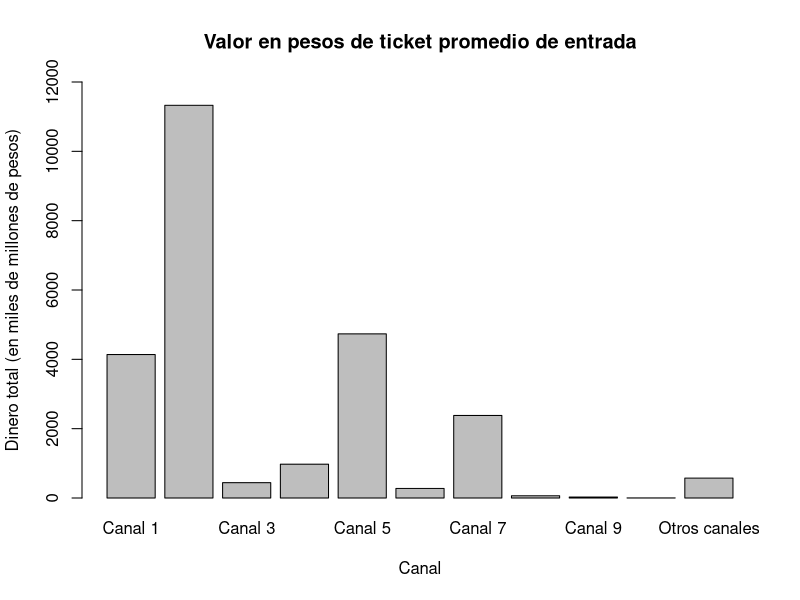
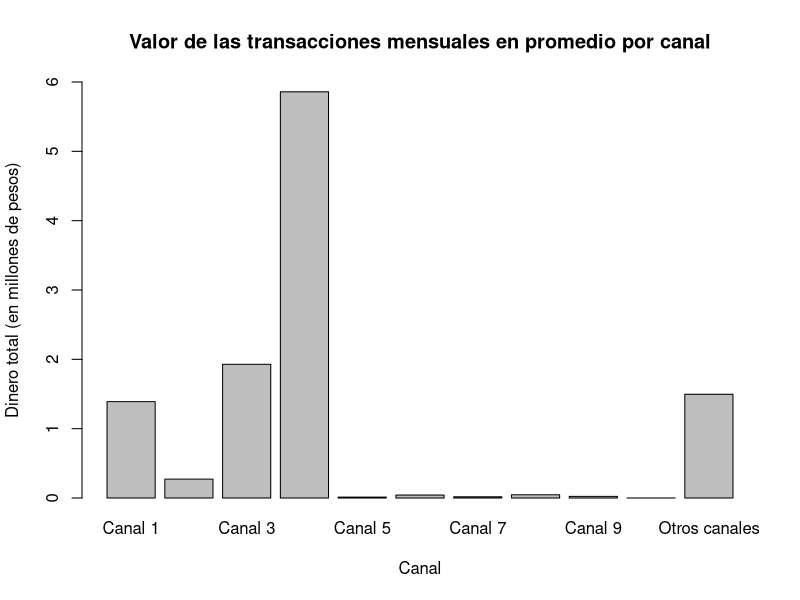
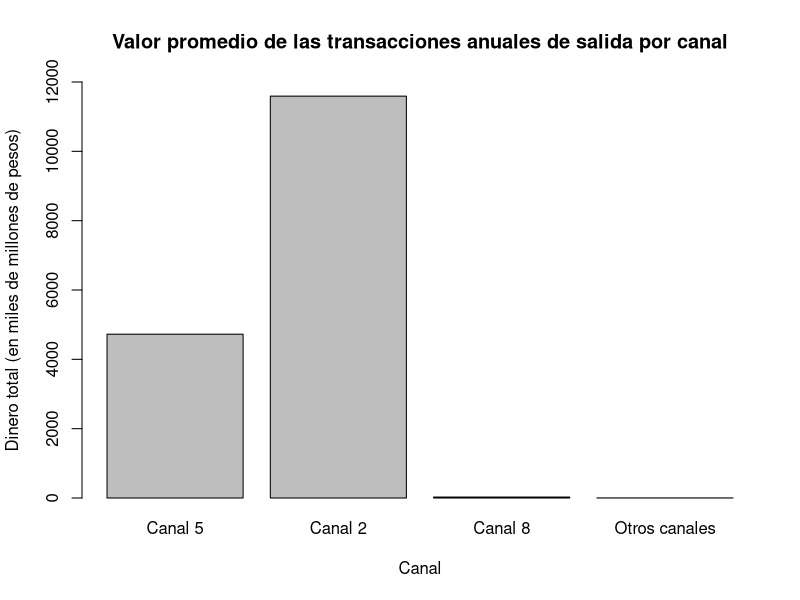
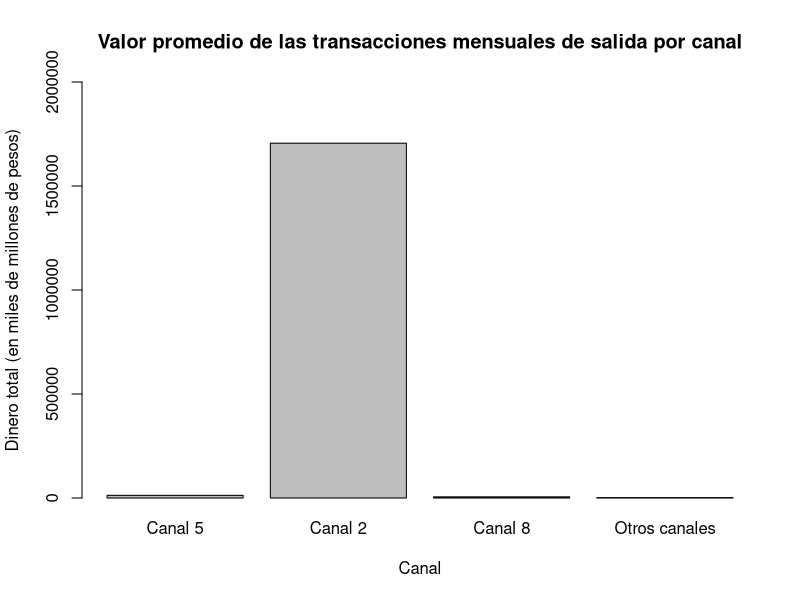
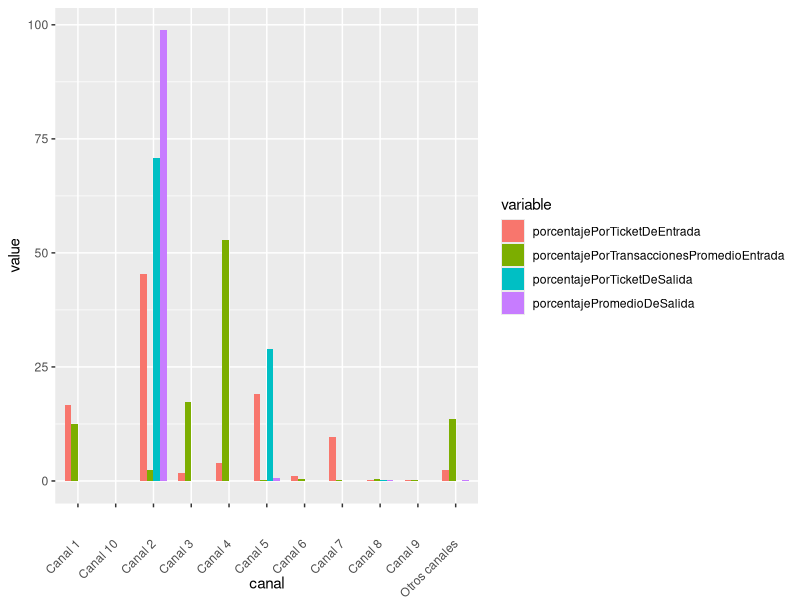
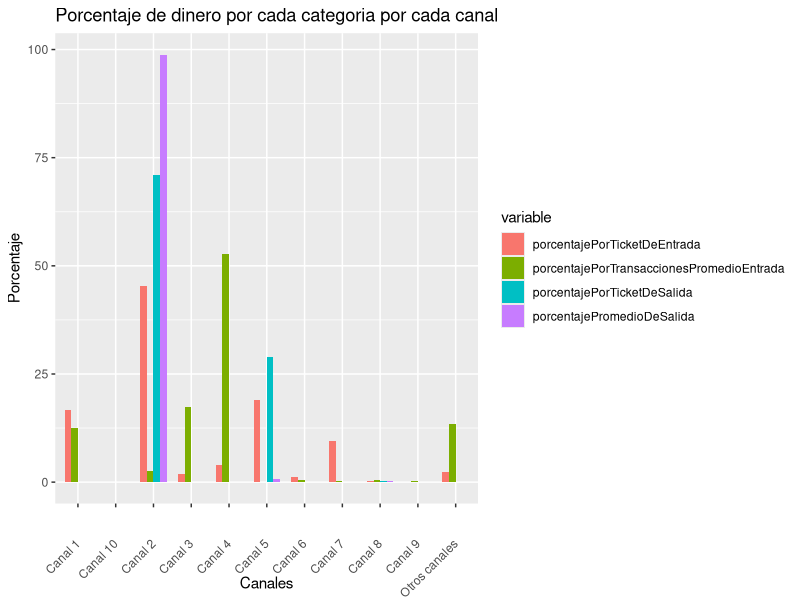

The R source for these figures, in order: (Note: this script raises an error after producing the figures.)
## ---- chunk 1
library(tidyverse)
datos = read.csv("base_trabajo_segmentacion.csv", sep=";") 
datos = datos[!duplicated(datos$nit),]

## ---- chunk 2
verTablaResumenPorCategoria <- function(df, titulo, titulosColumnas)
{
  tablaResumen <- df[, order(colSums(df), decreasing = T)] %>%
                  colSums() %>% 
                  format(scientific = F, big.mark = ",") %>%
                  knitr::kable(caption = titulo, col.names = titulosColumnas )
  return(tablaResumen)
}

obtenerTotalPorCategoria <- function(df)
{
  totalPorCategoria <- colSums(df)
  return(totalPorCategoria)
}

obtenerTotalPorCategoriaEnPorcentajes <- function(df)
{
  total <- obtenerTotalPorCategoria(df)
  totalPorCategoriaEnPorcentaje <- total/sum(total) * 100
  totalPorCategoriaEnPorcentaje <- round(totalPorCategoriaEnPorcentaje, 2)
  return(totalPorCategoriaEnPorcentaje)
}


crearAnalisisDescriptivoDeTickets <- function () 
{
  return(0)
}

## ---- chunk 3
valorPromedioTicketEntrada <-  datos[grep("en_vm.*", names(datos))] %>% 
                               setNames(c("Canal 1",
                                          "Canal 2",
                                          "Canal 3",
                                          "Canal 4",
                                          "Canal 5",
                                          "Canal 6",
                                          "Canal 7",
                                          "Canal 8",
                                          "Canal 9",
                                          "Canal 10",
                                          "Otros canales"))
## ---- chunk 4
tablaResumenTicketPromedioDeEntrada <- verTablaResumenPorCategoria(valorPromedioTicketEntrada, "Valor promedio del ticket de entrada por canal", c("ValorTotalPorCanales"))
tablaResumenTicketPromedioDeEntrada
## ---- chunk 5
totalPorCategoria <- obtenerTotalPorCategoria(valorPromedioTicketEntrada)
totalPorCategoriaPorMilesDeMillones <- totalPorCategoria/1000000000
barplot(totalPorCategoriaPorMilesDeMillones, ylim=c(0,12000),
        xlab="Canal", ylab="Dinero total (en miles de millones de pesos)", main="Valor en pesos de ticket promedio de entrada") 
## ---- chunk 6
#Total por porcentaje en cada canal
knitr::kable(obtenerTotalPorCategoriaEnPorcentajes(valorPromedioTicketEntrada), caption="Porcentaje de ingresos por canal", col.names="Porcentaje por canal")
## ---- chunk 7
clientesConTicketsDeEntradaMasValiosos <- datos[grep("nit|en_vm.*", names(datos))]  %>%  mutate(total = rowSums(select(.,contains("en_vm")))) %>% arrange(desc(total)) %>% mutate(totalPorcentaje= total/sum(total)*100) %>% head(n=300) 
sum(clientesConTicketsDeEntradaMasValiosos$totalPorcentaje)
clientesConTicketsDeEntradaMasValiosos
## ---- chunk 8
mejoresClientes <- inner_join(datos, clientesConTicketsDeEntradaMasValiosos, by=c("nit" = "nit"))
mejoresClientes
## ---- chunk 9
table(mejoresClientes$ciclo_financiero)
## ---- chunk 10
transaccionesPromedioPorCanal <-  datos[grep("en_tx.*", names(datos))] %>% 
                               setNames(c("Canal 1","Canal 2",
                                          "Canal 3","Canal 4",
                                          "Canal 5","Canal 6",
                                          "Canal 7","Canal 8",
                                          "Canal 9","Canal 10",
                                          "Otros canales"))
## ---- chunk 11
tablaResumenTicketPromedioDeEntrada <- verTablaResumenPorCategoria(transaccionesPromedioPorCanal, "Transacciones promedio de entrada por canal", c("Valor total por canal"))
tablaResumenTicketPromedioDeEntrada
## ---- chunk 12
totalDeTransaccionesPorCanal <- obtenerTotalPorCategoria(transaccionesPromedioPorCanal)
totalDeTransaccionesPorCanalEnMillonesDePesos <- totalDeTransaccionesPorCanal/1000000
barplot(totalDeTransaccionesPorCanalEnMillonesDePesos, ylim=c(0,6),
        xlab="Canal", ylab="Dinero total (en millones de pesos)", 
        main="Valor de las transacciones mensuales en promedio por canal") 
## ---- chunk 13
knitr::kable(obtenerTotalPorCategoriaEnPorcentajes(transaccionesPromedioPorCanal), caption="Porcentaje de transacciones por canal", col.names="Porcentaje por canal")
## ---- chunk 14
clientesConTransaccionesDeEntradaMasValiosos <- datos[grep("nit|en_tx.*", names(datos))]  %>%  mutate(total = rowSums(select(.,contains("en_tx")))) %>% arrange(desc(total)) %>% mutate(totalPorcentaje= total/sum(total)*100 ) %>% head(n=50) 
sum(clientesConTransaccionesDeEntradaMasValiosos$totalPorcentaje)
clientesConTransaccionesDeEntradaMasValiosos
## ---- chunk 15
mejoresTransacciones <- inner_join(datos, clientesConTransaccionesDeEntradaMasValiosos, by=c("nit" = "nit"))
mejoresTransacciones
## ---- chunk 16
table(mejoresTransacciones$ciclo_financiero)
## ---- chunk 17
valorTicketPromedioSalida <-  datos[grep("sal_vm.*", names(datos))] %>% 
                               setNames(c("Canal 5","Canal 2",
                                          "Canal 8","Otros canales"))
valorTicketPromedioSalida
## ---- chunk 18
tablaResumenTransaccionesDeSalida <- verTablaResumenPorCategoria(valorTicketPromedioSalida, "Valor promedio del ticket de salida por canal", c("ValorTotalPorCanales"))
tablaResumenTransaccionesDeSalida
## ---- chunk 19
totalTransaccionesDeSalida <- obtenerTotalPorCategoria(valorTicketPromedioSalida)
totalTransaccionesDeSalidaPorMilesDeMillones <- totalTransaccionesDeSalida/1000000000
barplot(totalTransaccionesDeSalidaPorMilesDeMillones, ylim=c(0,12000),
        xlab="Canal", ylab="Dinero total (en miles de millones de pesos)", 
        main="Valor promedio de las transacciones anuales de salida por canal") 
## ---- chunk 20
knitr::kable(obtenerTotalPorCategoriaEnPorcentajes(valorTicketPromedioSalida), caption="Porcentaje de ingresos por canal", col.names="Porcentaje por canal")
## ---- chunk 21
clientesConTransaccionesDeEntradaMasValiosos <- datos[grep("nit|sal_vm.*", names(datos))]  %>%  mutate(total = rowSums(select(.,contains("sal_vm")))) %>% arrange(desc(total)) %>% mutate(totalPorcentaje= total/sum(total)*100 ) %>% head(n=300) 
sum(clientesConTransaccionesDeEntradaMasValiosos$totalPorcentaje)
clientesConTransaccionesDeEntradaMasValiosos
## ---- chunk 22
transaccionesPromedioDeSalida <-  datos[grep("sal_tx.*", names(datos))] %>% 
                               setNames(c("Canal 5","Canal 2",
                                          "Canal 8","Otros canales"))
transaccionesPromedioDeSalida
## ---- chunk 23
verTablaResumenPorCategoria(transaccionesPromedioDeSalida, "Transacciones promedio de salida", "Dinero total de salida")
## ---- chunk 24
transaccionesDeSalidaTotal <-  obtenerTotalPorCategoria(transaccionesPromedioDeSalida)
barplot(transaccionesDeSalidaTotal, xlab="Canal", ylab="Dinero total (en miles de millones de pesos)", ylim = c(0, 2000000),
        main="Valor promedio de las transacciones mensuales de salida por canal")
## ---- chunk 25

knitr::kable(obtenerTotalPorCategoriaEnPorcentajes(transaccionesPromedioDeSalida), caption="Porcentaje de valor mensual por canal", col.names="Porcentaje por canal")
## ---- chunk 26
clientesConTransaccionesDeEntradaMasValiosos <- datos[grep("nit|sal_tx.*", names(datos))]  %>%  mutate(total = rowSums(select(.,contains("sal_tx")))) %>% arrange(desc(total)) %>% mutate(totalPorcentaje= total/sum(total)*100 ) %>% head(n=300) 
sum(clientesConTransaccionesDeEntradaMasValiosos$totalPorcentaje)
clientesConTransaccionesDeEntradaMasValiosos
## ---- chunk 27
porcentajePorTicketDeEntrada <- obtenerTotalPorCategoriaEnPorcentajes(valorPromedioTicketEntrada)
porcentajePorTransaccionesPromedioEntrada <- obtenerTotalPorCategoriaEnPorcentajes(transaccionesPromedioPorCanal)
porcentajePorTicketDeSalida <- obtenerTotalPorCategoriaEnPorcentajes(valorTicketPromedioSalida)
porcentajePromedioDeSalida <- obtenerTotalPorCategoriaEnPorcentajes(transaccionesPromedioDeSalida)
## ---- chunk 28
porcentajePorTicketDeSalida <-  data.frame(canal = c("Canal 5", "Canal 2", "Canal 8", "Otros canales"),
                                           porcentajePorTicketDeSalida=porcentajePorTicketDeSalida)
porcentajePromedioDeSalida <-  data.frame(canal = c("Canal 5", "Canal 2", "Canal 8", "Otros canales"),
                                          porcentajePromedioDeSalida=porcentajePromedioDeSalida)
## ---- chunk 29
infoCanalesPorcentajes <- data.frame(canal = c("Canal 1","Canal 2",
                            "Canal 3","Canal 4",
                            "Canal 5","Canal 6",
                            "Canal 7","Canal 8",
                            "Canal 9","Canal 10",
                            "Otros canales"))
infoCanalesPorcentajes$porcentajePorTicketDeEntrada = porcentajePorTicketDeEntrada
infoCanalesPorcentajes$porcentajePorTransaccionesPromedioEntrada = porcentajePorTransaccionesPromedioEntrada
## ---- chunk 30
infoCanalesPorcentajes <- left_join(infoCanalesPorcentajes, porcentajePorTicketDeSalida, by="canal") 
infoCanalesPorcentajes <- left_join(infoCanalesPorcentajes, porcentajePromedioDeSalida, by="canal") 
infoCanalesPorcentajes <- infoCanalesPorcentajes %>%  mutate(across(everything(), .fns = ~replace_na(.,0))) 
## ---- chunk 31
left_join(infoCanalesPorcentajes, porcentajePorTicketDeSalida, by="canal") %>% mutate_all(funs(replace_na(.,0)))
## ---- chunk 32
ggplot(data=reshape2::melt(infoCanalesPorcentajes, id.vars = "canal"), aes(x=canal, y=value, fill=variable)) +
  geom_bar(width = 0.7, stat="identity", position=position_dodge()) + 
  theme(axis.text.x = element_text(angle = 45, vjust = 0.5, hjust=1))
  #coord_flip()
## ---- chunk 33
ggplot(data=reshape2::melt(infoCanalesPorcentajes, id.vars = "canal"), aes(x=canal, y=value, fill=variable)) +
  geom_bar(width = 0.7, stat="identity", position=position_dodge()) + 
  theme(axis.text.x = element_text(angle = 45, vjust = 0.5, hjust=1)) +
  labs(title="Porcentaje de dinero por cada categoria por cada canal", x="Canales", y="Porcentaje") + 
  ggsave("plot.png")
